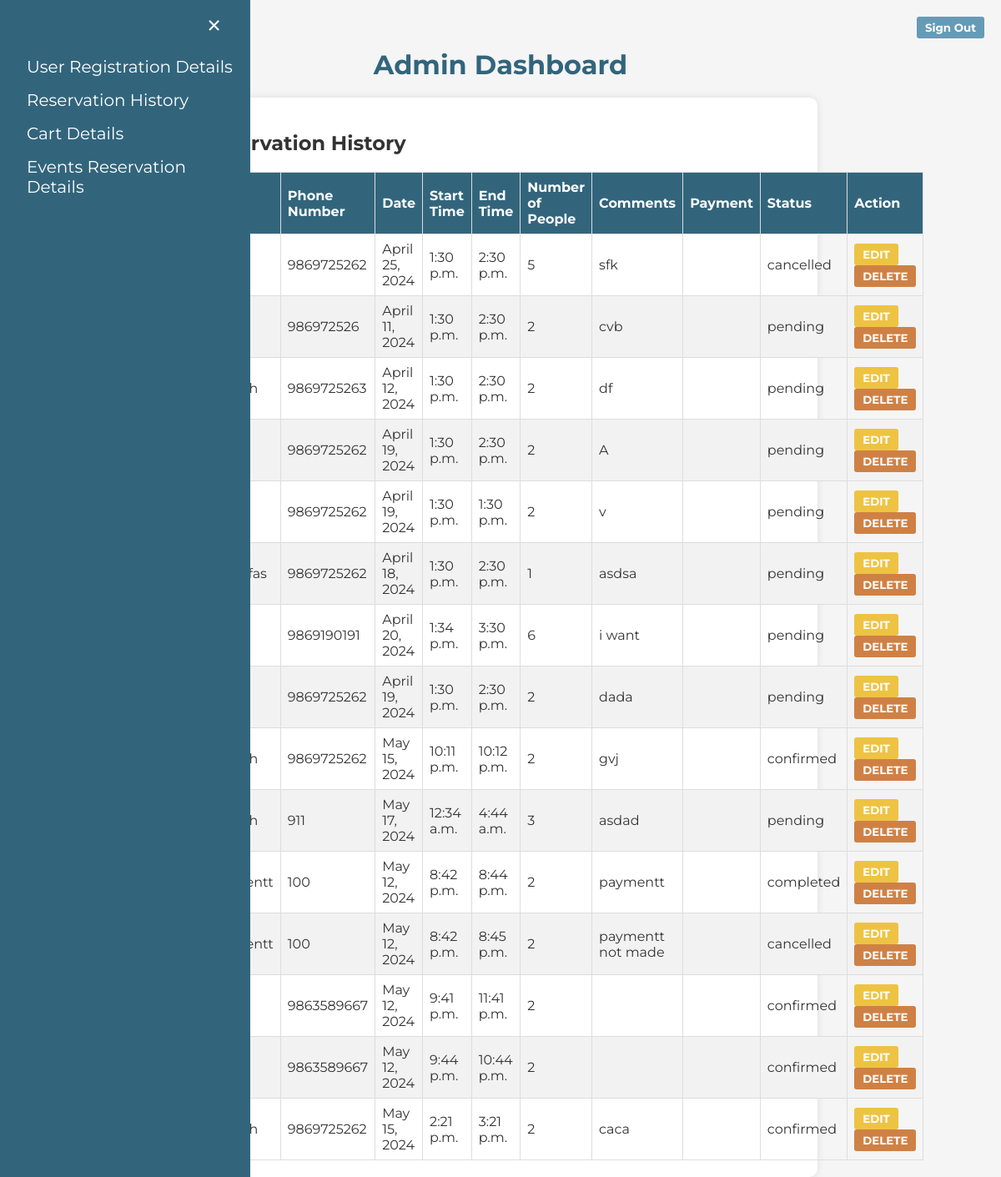
Before: /admin_dashboard/reservation_history/ with the older database file.
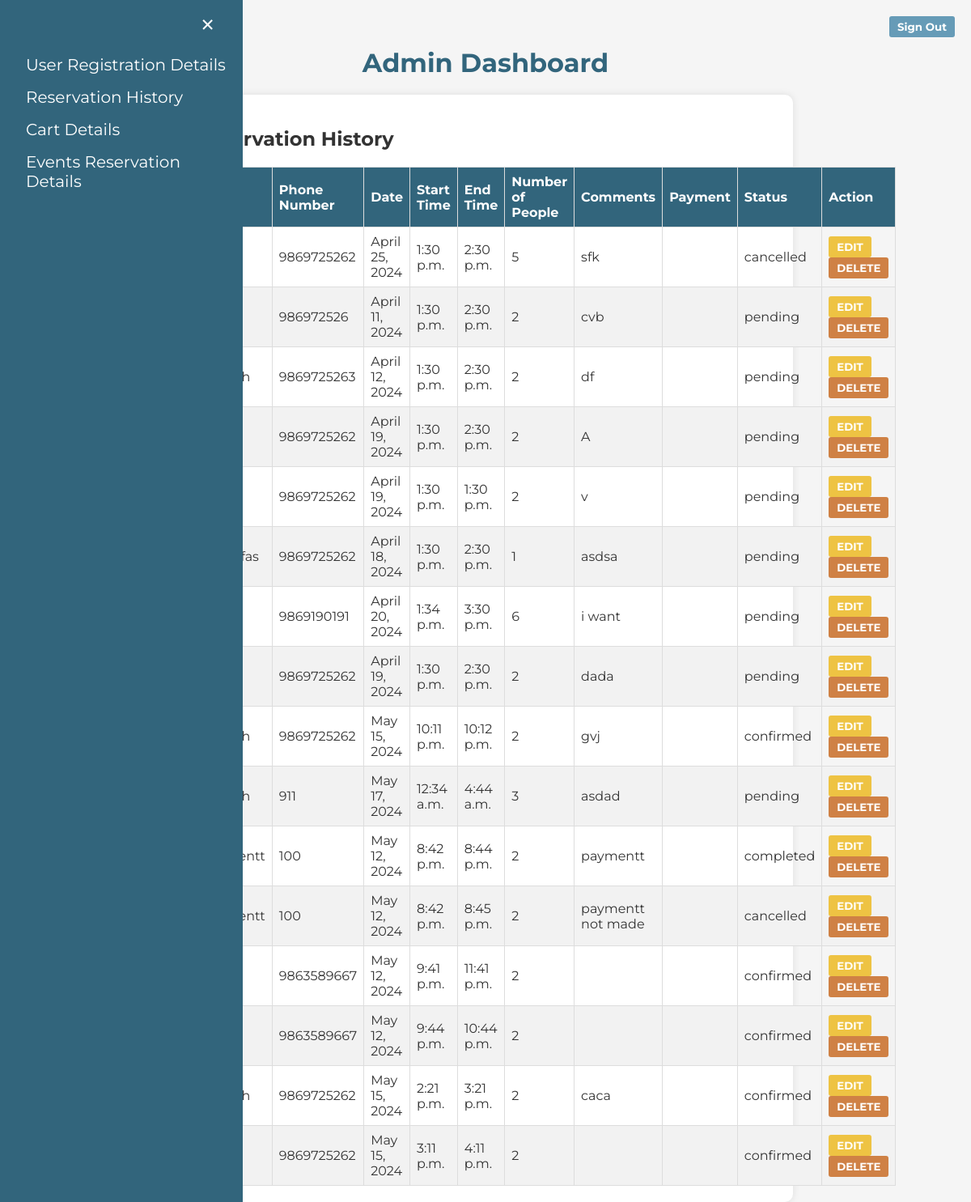
After: the same page with the newer database file.
### OneByteFood/models.py (models this page shows)
class Reservation(models.Model):
    id = models.AutoField(primary_key=True)
    name = models.CharField(max_length=100)
    phone = models.CharField(max_length=20)
    date = models.DateField()
    start_time = models.TimeField()
    end_time = models.TimeField()
    num_people = models.IntegerField()
    comments = models.TextField()
    payment_made = models.BooleanField(default=False)
    status = models.CharField(max_length=50, default='pending')

### OneByteFood/views.py (the view)
# urls.py: path('admin_dashboard/reservation_history/', onebytefood_views.reservation_details, name='reservation_details'),
def reservation_details(request):
    reservations = Reservation.objects.all()
    return render(request, 'authentication/reservation_history.html', {'reservations': reservations})

### templates/authentication/reservation_history.html (shortened to what this page needs)
<!DOCTYPE html>
<html lang="en">
<head>
</head>
<body>
    <div id="mySidenav" class="sidenav">
        <a href="javascript:void(0)" class="closebtn" onclick="closeNav()">&times;</a>
        <a href="http://127.0.0.1:8000/admin_dashboard/user_details/">User Registration Details</a>
        <a href="http://127.0.0.1:8000/admin_dashboard/reservation_history/">Reservation History</a>
        <a href="#">Cart Details</a>
        <a href="http://127.0.0.1:8000/admin_dashboard/unicorn_reservation_data">Events Reservation Details</a>
    </div>
    <span style="font-size:30px;cursor:pointer" onclick="openNav()">&#9776; Open</span>
    <h1 class="Heading">Admin Dashboard</h1>
    <div class="container">
    <div class="history-container">
        <section class="history" id="history">
            <h2 class="section-title">Reservation History</h2>
            {% if reservations %}
            <table class="history-table">
                <thead>
                    <tr>
                        <th>Name</th>
                        <th>Phone Number</th>
                        <th>Date</th>
                        <th>Start Time</th>
                        <th>End Time</th>
                        <th>Number of People</th>
                        <th>Comments</th>
                        <th>Payment</th>
                        <th>Status</th>
                        <th>Action</th>
                    </tr>
                </thead>
                <tbody>
                    {% for reservation in reservations %}
                    <tr>
                        <td>{{ reservation.name }}</td>
                        <td>{{ reservation.phone }}</td>
                        <td>{{ reservation.date }}</td>
                        <td>{{ reservation.start_time }}</td>
                        <td>{{ reservation.end_time }}</td>
                        <td>{{ reservation.num_people }}</td>
                        <td>{{ reservation.comments }}</td>
                        <td>{{ reservation.payment_option }}</td>
                        <td>{{ reservation.status }}</td>
                        <td>
                            <button class="edit-btn"><a href="/edit_admin/{{ reservation.id }}"
                                    style="text-decoration: none; color: inherit;">EDIT</a></button>
                            <button class="delete-btn"><a href="/delete_admin/{{ reservation.id }}"
                                    style="text-decoration: none; color: inherit;">DELETE</a></button>
                        </td>
                    </tr>
                    {% endfor %}
                </tbody>
            </table>
            {% else %}
            <h4>No previous reservations.</h4>
            {% endif %}
        </section>
    </div>
</div>
    <form action="/signin" method="post">
        <button class="signout-btn" type="submit">Sign Out</button>
    </form>
</body>
</html>

Changed rows visible on the page:
added Reservation: phone "9869725262", date "May 15, 2024", start_time "3:11 p.m.", end_time "4:11 p.m.", num_people "2", status "confirmed"
